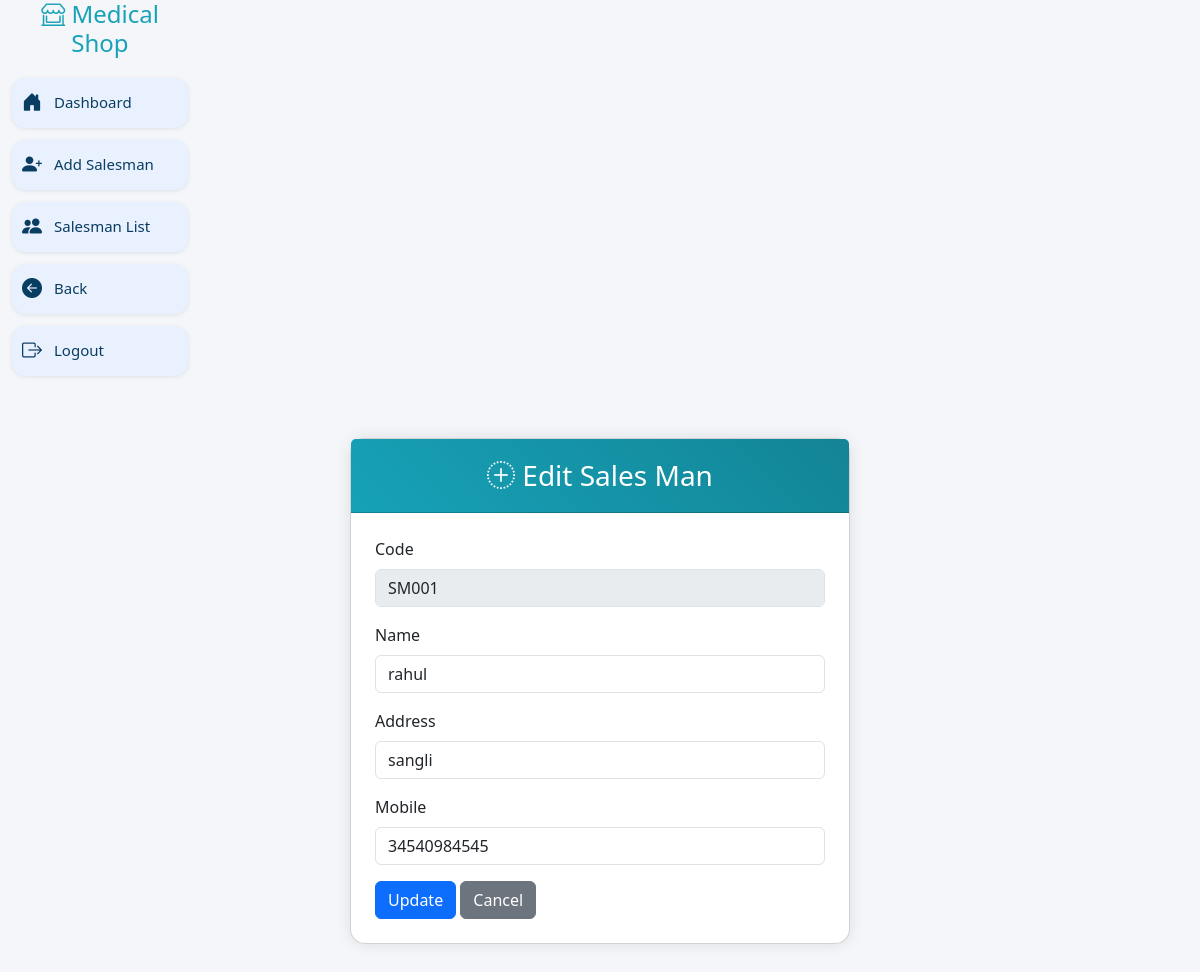
Page /salesman_master/edit_salesman.php?code=SM001 (signed in) on the committed database.
### tables this page shows
CREATE TABLE `salesman` (
  `id` int(11) NOT NULL,
  `code` varchar(50) NOT NULL,
  `name` varchar(100) NOT NULL,
  `address` text NOT NULL,
  `password` varchar(255) NOT NULL,
  `mobile` varchar(20) NOT NULL,
  `color` varchar(20) NOT NULL,
  `datetime` datetime NOT NULL DEFAULT current_timestamp()
);

### salesman_master/edit_salesman.php (the view, shortened to what this page needs)
<?php
$conn = new mysqli("localhost", "root", "", "medical_shop");
$code = $_GET['code'] ?? '';
if ($_SERVER['REQUEST_METHOD'] === 'POST') {
    $name = $_POST['name'];
    $address = $_POST['address'];
    $mobile = $_POST['mobile'];
    $update = "UPDATE salesman SET name='$name', address='$address', mobile='$mobile' WHERE code='$code'";
    if ($conn->query($update)) {
        header("Location: view_salesman.php");
        exit();
    } else {
        echo "Update failed: " . $conn->error;
    }
} else {
    $result = $conn->query("SELECT * FROM salesman WHERE code='$code'");
    $salesman = $result->fetch_assoc();
}
?>
<!DOCTYPE html>
<html lang="en">
<head>
    <link href="https://cdn.jsdelivr.net/npm/bootstrap@5.3.2/dist/css/bootstrap.min.css" rel="stylesheet">
    <link href="https://cdnjs.cloudflare.com/ajax/libs/font-awesome/5.15.4/css/all.min.css" rel="stylesheet">
    <link href="https://cdn.jsdelivr.net/npm/bootstrap-icons@1.10.5/font/bootstrap-icons.css" rel="stylesheet">
    <link rel="stylesheet" href="../nav.css">
    <link href="https://cdn.jsdelivr.net/npm/select2@4.1.0-rc.0/dist/css/select2.min.css" rel="stylesheet" />
</head>
<body>
<div class="container-fluid">
    <div class="row">
        <?php include 'navbar5.php'; ?>
<div class="col-md-10 offset-md-1 d-flex justify-content-center align-items-center" style="min-height: 90vh;">
            <div class="card bg-white">
                <div class="card-header">
                    <h3 class="mb-0"><i class="bi bi-plus-circle-dotted"></i> Edit Sales Man</h3>
                </div>
                <div class="card-body p-4">
    <form method="POST" onsubmit="return validateForm()">
    <div class="mb-3">
        <label class="form-label">Code</label>
        <input type="text"
               class="form-control"
               value="<?= $salesman['code'] ?>"
               disabled>
    </div>
    <div class="mb-3">
        <label class="form-label">Name</label>
        <input type="text"
               name="name"
               id="name"
               class="form-control"
               value="<?= $salesman['name'] ?>"
               required
               minlength="3"
               pattern="[A-Za-z ]+"
               title="Only letters allowed">
    </div>
    <div class="mb-3">
        <label class="form-label">Address</label>
        <input type="text"
               name="address"
               id="address"
               class="form-control"
               value="<?= $salesman['address'] ?>"
               required
               minlength="5">
    </div>
    <div class="mb-3">
        <label class="form-label">Mobile</label>
        <input type="text"
               name="mobile"
               id="mobile"
               class="form-control"
               value="<?= $salesman['mobile'] ?>"
               required
               maxlength="10"
               pattern="[0-9]{10}"
               title="Enter 10 digit mobile number">
    </div>
    <button type="submit" class="btn btn-primary">
        Update
    </button>
    <a href="view_salesman.php" class="btn btn-secondary">
        Cancel
    </a>
</form>
</div>
</body>
</html>

### salesman_master/edit_salesman.php (style rules this page uses)
body { background: #f4f6f9; }
.card { max-width: 500px; width: 100%; margin: auto; margin-top: 50px; border-radius: 15px; box-shadow: 0 0 15px rgba(0,0,0,0.1); }
.card-header { background: linear-gradient(45deg, #17a2b8, #138496); color: white; border-radius: 15px 15px 0 0; text-align: center; padding: 20px; }

### rows in the picture
salesman: code "SM001", name "rahul", address "sangli", mobile "34540984545"
